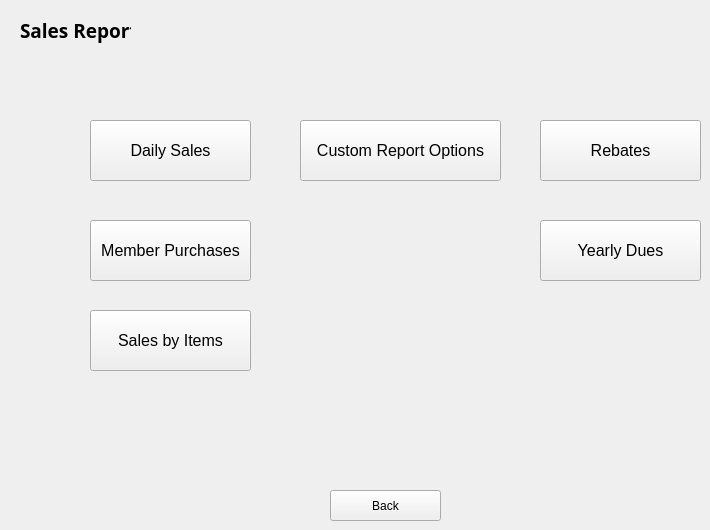
    <widget class="QWidget" name="SalesHomePage_6">
     <widget class="QLabel" name="label_4">
      <property name="geometry">
       <rect>
        <x>20</x>
        <y>10</y>
        <width>111</width>
        <height>41</height>
       </rect>
      </property>
      <property name="font">
       <font>
        <family>Arial Black</family>
        <pointsize>14</pointsize>
        <weight>75</weight>
        <bold>true</bold>
       </font>
      </property>
      <property name="text">
       <string>Sales Reports</string>
      </property>
     </widget>
     <widget class="QPushButton" name="pushButton_dailyReport">
      <property name="geometry">
       <rect>
        <x>90</x>
        <y>120</y>
        <width>161</width>
        <height>61</height>
       </rect>
      </property>
      <property name="font">
       <font>
        <pointsize>12</pointsize>
       </font>
      </property>
      <property name="text">
       <string>Daily Sales</string>
      </property>
     </widget>
     <widget class="QPushButton" name="pushButton_customReportOptions">
      <property name="geometry">
       <rect>
        <x>300</x>
        <y>120</y>
        <width>201</width>
        <height>61</height>
       </rect>
      </property>
      <property name="font">
       <font>
        <pointsize>12</pointsize>
       </font>
      </property>
      <property name="text">
       <string>Custom Report Options</string>
      </property>
     </widget>
     <widget class="QPushButton" name="pushButton_memberPurchasesReport">
      <property name="geometry">
       <rect>
        <x>90</x>
        <y>220</y>
        <width>161</width>
        <height>61</height>
       </rect>
      </property>
      <property name="font">
       <font>
        <pointsize>12</pointsize>
       </font>
      </property>
      <property name="text">
       <string>Member Purchases</string>
      </property>
     </widget>
     <widget class="QPushButton" name="pushButton_itemSalesReport">
      <property name="geometry">
       <rect>
        <x>90</x>
        <y>310</y>
        <width>161</width>
        <height>61</height>
       </rect>
      </property>
      <property name="font">
       <font>
        <pointsize>12</pointsize>
       </font>
      </property>
      <property name="text">
       <string>Sales by Items</string>
      </property>
     </widget>
     <widget class="QPushButton" name="pushButton_rebatesReport">
      <property name="geometry">
       <rect>
        <x>540</x>
        <y>120</y>
        <width>161</width>
        <height>61</height>
       </rect>
      </property>
      <property name="font">
       <font>
        <pointsize>12</pointsize>
       </font>
      </property>
      <property name="text">
       <string>Rebates</string>
      </property>
     </widget>
     <widget class="QPushButton" name="pushButton_yearlyDuesReport">
      <property name="geometry">
       <rect>
        <x>540</x>
        <y>220</y>
        <width>161</width>
        <height>61</height>
       </rect>
      </property>
      <property name="font">
       <font>
        <pointsize>12</pointsize>
       </font>
      </property>
      <property name="text">
       <string>Yearly Dues</string>
      </property>
     </widget>
     <widget class="QPushButton" name="pushButton_SalesReportDone">
      <property name="geometry">
       <rect>
        <x>330</x>
        <y>490</y>
        <width>111</width>
        <height>31</height>
       </rect>
      </property>
      <property name="text">
       <string>Back</string>
      </property>
     </widget>
     <widget class="QLabel" name="label_3">
      <property name="geometry">
       <rect>
        <x>320</x>
        <y>20</y>
        <width>131</width>
        <height>41</height>
       </rect>
      </property>
      <property name="text">
       <string>&lt;html&gt;&lt;head/&gt;&lt;body&gt;&lt;p&gt;&lt;img src=&quot;:/Logos/salesReportg.gif&quot;/&gt;&lt;/p&gt;&lt;/body&gt;&lt;/html&gt;</string>
      </property>
     </widget>
    </widget>
